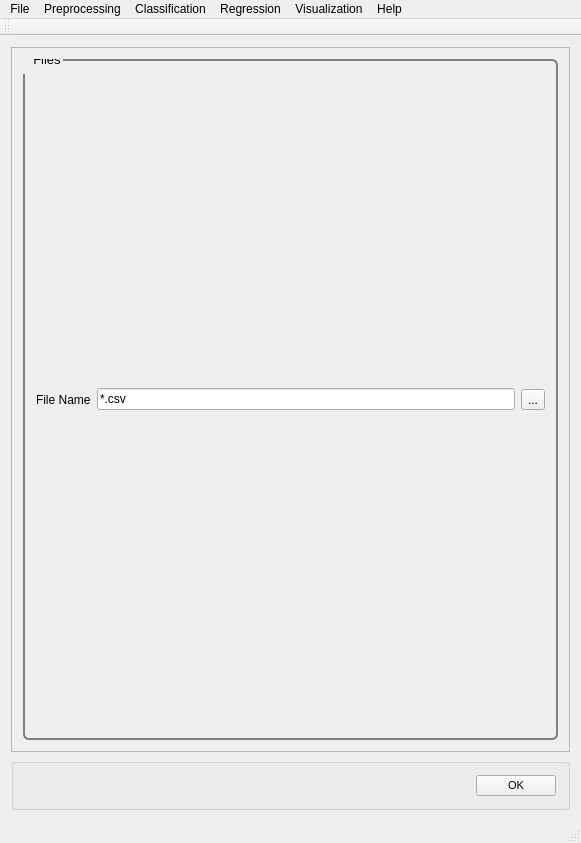
<?xml version="1.0" encoding="UTF-8"?>
<ui version="4.0">
 <class>MainWindow</class>
 <widget class="QMainWindow" name="MainWindow">
  <property name="geometry">
   <rect>
    <x>0</x>
    <y>0</y>
    <width>581</width>
    <height>843</height>
   </rect>
  </property>
  <property name="windowTitle">
   <string>PYSAT</string>
  </property>
  <widget class="QWidget" name="centralWidget">
   <layout class="QVBoxLayout" name="verticalLayout_9">
    <item>
     <widget class="QScrollArea" name="scrollArea">
      <property name="widgetResizable">
       <bool>true</bool>
      </property>
      <widget class="QWidget" name="scrollAreaWidgetContents_2">
       <property name="geometry">
        <rect>
         <x>0</x>
         <y>0</y>
         <width>561</width>
         <height>721</height>
        </rect>
       </property>
       <property name="font">
        <font>
         <pointsize>8</pointsize>
        </font>
       </property>
       <property name="styleSheet">
        <string notr="true">QGroupBox {
  border: 2px solid gray;
  border-radius: 6px;
  margin-top: 0.5em;
}

QGroupBox::title {

  padding-top: -14px;
  padding-left: 8px;
}
</string>
       </property>
       <layout class="QVBoxLayout" name="verticalLayout_8">
        <item>
         <widget class="QGroupBox" name="unknown_data">
          <property name="font">
           <font>
            <pointsize>10</pointsize>
           </font>
          </property>
          <property name="title">
           <string>Files</string>
          </property>
          <layout class="QHBoxLayout" name="horizontalLayout">
           <item>
            <widget class="QLabel" name="unknown_data_label">
             <property name="text">
              <string>File Name</string>
             </property>
            </widget>
           </item>
           <item>
            <widget class="QLineEdit" name="unknown_data_line_edit">
             <property name="text">
              <string extracomment="Make this change whenever a new file is selected">*.csv</string>
             </property>
             <property name="readOnly">
              <bool>true</bool>
             </property>
            </widget>
           </item>
           <item>
            <widget class="QToolButton" name="unknown_data_button">
             <property name="text">
              <string>...</string>
             </property>
            </widget>
           </item>
          </layout>
         </widget>
        </item>
       </layout>
      </widget>
     </widget>
    </item>
    <item>
     <widget class="QGroupBox" name="OK">
      <layout class="QHBoxLayout" name="ok">
       <item>
        <spacer name="horizontalSpacer_5">
         <property name="orientation">
          <enum>Qt::Horizontal</enum>
         </property>
         <property name="sizeHint" stdset="0">
          <size>
           <width>40</width>
           <height>20</height>
          </size>
         </property>
        </spacer>
       </item>
       <item>
        <widget class="QPushButton" name="okButton">
         <property name="font">
          <font>
           <pointsize>8</pointsize>
          </font>
         </property>
         <property name="mouseTracking">
          <bool>false</bool>
         </property>
         <property name="text">
          <string>OK</string>
         </property>
        </widget>
       </item>
      </layout>
     </widget>
    </item>
   </layout>
  </widget>
  <widget class="QToolBar" name="mainToolBar">
   <attribute name="toolBarArea">
    <enum>TopToolBarArea</enum>
   </attribute>
   <attribute name="toolBarBreak">
    <bool>false</bool>
   </attribute>
  </widget>
  <widget class="QStatusBar" name="statusBar"/>
  <widget class="QMenuBar" name="menuBar">
   <property name="geometry">
    <rect>
     <x>0</x>
     <y>0</y>
     <width>581</width>
     <height>21</height>
    </rect>
   </property>
   <widget class="QMenu" name="menuFile">
    <property name="title">
     <string>File</string>
    </property>
    <addaction name="actionLoad_Refence_Data"/>
    <addaction name="actionLoad_Unknown_Data"/>
    <addaction name="actionSet_output_location"/>
    <addaction name="separator"/>
    <addaction name="actionSave_Current_Plots"/>
    <addaction name="actionSave_Current_Data"/>
    <addaction name="separator"/>
    <addaction name="actionCreate_New_Workflow"/>
    <addaction name="actionSave_Current_Workflow"/>
    <addaction name="separator"/>
    <addaction name="actionExit"/>
   </widget>
   <widget class="QMenu" name="menuPreprocessing">
    <property name="title">
     <string>Preprocessing</string>
    </property>
    <widget class="QMenu" name="menuBaseline_Removal">
     <property name="title">
      <string>Baseline Removal</string>
     </property>
     <addaction name="actionALS"/>
     <addaction name="actionDietrich"/>
     <addaction name="actionPolyFit"/>
     <addaction name="actionAirPLS"/>
     <addaction name="actionFABC"/>
     <addaction name="actionKK"/>
     <addaction name="actionMario"/>
     <addaction name="actionMedian"/>
     <addaction name="actionRubberband"/>
     <addaction name="actionUndecimated_Wavelet"/>
    </widget>
    <widget class="QMenu" name="menuCalibration_Transfer">
     <property name="title">
      <string>Calibration Transfer</string>
     </property>
     <addaction name="actionRatio"/>
     <addaction name="actionTommy_s_Methgod"/>
     <addaction name="actionPiecewise_Direct_Standardization"/>
     <addaction name="actionOthers_3"/>
    </widget>
    <addaction name="actionNormalization"/>
    <addaction name="actionNoise_Reduction"/>
    <addaction name="actionApply_Mask"/>
    <addaction name="actionInterpolate"/>
    <addaction name="actionInstrument_Response"/>
    <addaction name="menuBaseline_Removal"/>
    <addaction name="menuCalibration_Transfer"/>
    <addaction name="actionICA_2"/>
    <addaction name="actionPCA_2"/>
   </widget>
   <widget class="QMenu" name="menuRegression">
    <property name="title">
     <string>Regression</string>
    </property>
    <addaction name="actionCross_Validation"/>
    <addaction name="actionTrain"/>
    <addaction name="actionPredict"/>
    <addaction name="actionCreate_N_Folds"/>
    <addaction name="actionCreate_Test_Folds"/>
    <addaction name="actionSubmodel_Ranges"/>
   </widget>
   <widget class="QMenu" name="menuHelp">
    <property name="title">
     <string>Help</string>
    </property>
    <addaction name="actionIndex"/>
    <addaction name="actionContent_2"/>
    <addaction name="separator"/>
    <addaction name="actionAbout"/>
    <addaction name="actionAbout_QtCreator"/>
   </widget>
   <widget class="QMenu" name="menuClassification">
    <property name="title">
     <string>Classification</string>
    </property>
    <widget class="QMenu" name="menuSupervised">
     <property name="title">
      <string>Supervised</string>
     </property>
     <addaction name="actionPLS_DA"/>
     <addaction name="actionSIMCA"/>
    </widget>
    <widget class="QMenu" name="menuClustering">
     <property name="title">
      <string>Clustering</string>
     </property>
     <addaction name="actionK_means"/>
     <addaction name="actionHierarchical_2"/>
    </widget>
    <addaction name="menuSupervised"/>
    <addaction name="menuClustering"/>
   </widget>
   <widget class="QMenu" name="menuVisualization">
    <property name="title">
     <string>Visualization</string>
    </property>
    <addaction name="actionLine_Plot"/>
    <addaction name="action1_to_1_Plot"/>
    <addaction name="actionScatter_Plot"/>
   </widget>
   <addaction name="menuFile"/>
   <addaction name="menuPreprocessing"/>
   <addaction name="menuClassification"/>
   <addaction name="menuRegression"/>
   <addaction name="menuVisualization"/>
   <addaction name="menuHelp"/>
  </widget>
  <action name="actionLoad_Refence_Data">
   <property name="text">
    <string>Load Refence Data</string>
   </property>
  </action>
  <action name="actionLoad_Unknown_Data">
   <property name="text">
    <string>Load Unknown Data</string>
   </property>
  </action>
  <action name="actionSave_Current_Workflow">
   <property name="text">
    <string>Save Current Workflow</string>
   </property>
  </action>
  <action name="actionSave_Current_Plots">
   <property name="text">
    <string>Save Current Plots</string>
   </property>
  </action>
  <action name="actionSave_Current_Data">
   <property name="text">
    <string>Save Current Data</string>
   </property>
  </action>
  <action name="actionCreate_New_Workflow">
   <property name="text">
    <string>Create New Workflow</string>
   </property>
  </action>
  <action name="actionNoise_Reduction">
   <property name="text">
    <string>Noise Reduction</string>
   </property>
  </action>
  <action name="actionApply_Mask">
   <property name="text">
    <string>Apply Mask</string>
   </property>
  </action>
  <action name="actionInterpolate">
   <property name="text">
    <string>Interpolate (unknown to known)</string>
   </property>
  </action>
  <action name="actionInstrument_Response">
   <property name="text">
    <string>Instrument Response</string>
   </property>
  </action>
  <action name="actionALS">
   <property name="text">
    <string>ALS</string>
   </property>
  </action>
  <action name="actionDietrich">
   <property name="text">
    <string>Dietrich</string>
   </property>
  </action>
  <action name="actionPolyFit">
   <property name="text">
    <string>PolyFit</string>
   </property>
  </action>
  <action name="actionAirPLS">
   <property name="text">
    <string>AirPLS</string>
   </property>
  </action>
  <action name="actionFABC">
   <property name="text">
    <string>FABC</string>
   </property>
  </action>
  <action name="actionKK">
   <property name="text">
    <string>KK</string>
   </property>
  </action>
  <action name="actionMario">
   <property name="text">
    <string>Mario</string>
   </property>
  </action>
  <action name="actionMedian">
   <property name="text">
    <string>Median</string>
   </property>
  </action>
  <action name="actionRubberband">
   <property name="text">
    <string>Rubberband</string>
   </property>
  </action>
  <action name="actionUndecimated_Wavelet">
   <property name="text">
    <string>Undecimated Wavelet</string>
   </property>
  </action>
  <action name="actionRatio">
   <property name="text">
    <string>Ratio</string>
   </property>
  </action>
  <action name="actionTommy_s_Methgod">
   <property name="text">
    <string>Tommy's Method</string>
   </property>
  </action>
  <action name="actionPiecewise_Direct_Standardization">
   <property name="text">
    <string>Piecewise Direct Standardization</string>
   </property>
  </action>
  <action name="actionPCA">
   <property name="text">
    <string>PCA</string>
   </property>
  </action>
  <action name="actionICA">
   <property name="text">
    <string>ICA</string>
   </property>
  </action>
  <action name="actionK_Means">
   <property name="text">
    <string>K-Means</string>
   </property>
  </action>
  <action name="actionHierarchical">
   <property name="text">
    <string>Hierarchical</string>
   </property>
  </action>
  <action name="actionOthers">
   <property name="text">
    <string>Others...</string>
   </property>
  </action>
  <action name="actionOthers_2">
   <property name="text">
    <string>Others...</string>
   </property>
  </action>
  <action name="actionOthers_3">
   <property name="text">
    <string>Others...</string>
   </property>
  </action>
  <action name="actionPLS">
   <property name="text">
    <string>PLS</string>
   </property>
  </action>
  <action name="actionSM_PLS">
   <property name="text">
    <string>SM-PLS</string>
   </property>
  </action>
  <action name="actionICA_Regression">
   <property name="text">
    <string>ICA Regression</string>
   </property>
  </action>
  <action name="actionGaussian_Process">
   <property name="text">
    <string>Gaussian Process</string>
   </property>
  </action>
  <action name="actionMLP">
   <property name="text">
    <string>MLP</string>
   </property>
  </action>
  <action name="actionSVM">
   <property name="text">
    <string>SVM</string>
   </property>
  </action>
  <action name="actionOthers_4">
   <property name="text">
    <string>Others...</string>
   </property>
  </action>
  <action name="actionOthers_5">
   <property name="text">
    <string>Others...</string>
   </property>
  </action>
  <action name="actionIndex">
   <property name="text">
    <string>Index</string>
   </property>
  </action>
  <action name="actionContent_2">
   <property name="text">
    <string>Content</string>
   </property>
  </action>
  <action name="actionAbout">
   <property name="text">
    <string>About...</string>
   </property>
  </action>
  <action name="actionAbout_QtCreator">
   <property name="text">
    <string>About Qt...</string>
   </property>
  </action>
  <action name="actionExit">
   <property name="text">
    <string>Exit</string>
   </property>
  </action>
  <action name="actionNormalization">
   <property name="text">
    <string>Normalization</string>
   </property>
  </action>
  <action name="actionICA_2">
   <property name="text">
    <string>ICA</string>
   </property>
  </action>
  <action name="actionPCA_2">
   <property name="text">
    <string>PCA</string>
   </property>
  </action>
  <action name="actionPLS_DA">
   <property name="text">
    <string>PLS-DA</string>
   </property>
  </action>
  <action name="actionSIMCA">
   <property name="text">
    <string>SIMCA</string>
   </property>
  </action>
  <action name="actionK_means">
   <property name="text">
    <string>K-means</string>
   </property>
  </action>
  <action name="actionHierarchical_2">
   <property name="text">
    <string>Hierarchical</string>
   </property>
  </action>
  <action name="actionCross_Validation">
   <property name="text">
    <string>Cross Validation</string>
   </property>
  </action>
  <action name="actionTrain">
   <property name="text">
    <string>Train</string>
   </property>
  </action>
  <action name="actionPredict">
   <property name="text">
    <string>Predict</string>
   </property>
  </action>
  <action name="actionLine_Plot">
   <property name="text">
    <string>Line Plot</string>
   </property>
  </action>
  <action name="action1_to_1_Plot">
   <property name="text">
    <string>1 to 1 Plot</string>
   </property>
  </action>
  <action name="actionScatter_Plot">
   <property name="text">
    <string>Scatter Plot</string>
   </property>
  </action>
  <action name="actionSet_output_location">
   <property name="text">
    <string>Output Location</string>
   </property>
  </action>
  <action name="actionCreate_N_Folds">
   <property name="text">
    <string>Create N Folds</string>
   </property>
  </action>
  <action name="actionCreate_Test_Folds">
   <property name="text">
    <string>Create Test Folds</string>
   </property>
  </action>
  <action name="actionSubmodel_Ranges">
   <property name="text">
    <string>Submodel Ranges</string>
   </property>
  </action>
 </widget>
 <layoutdefault spacing="6" margin="11"/>
 <resources/>
 <connections/>
</ui>
